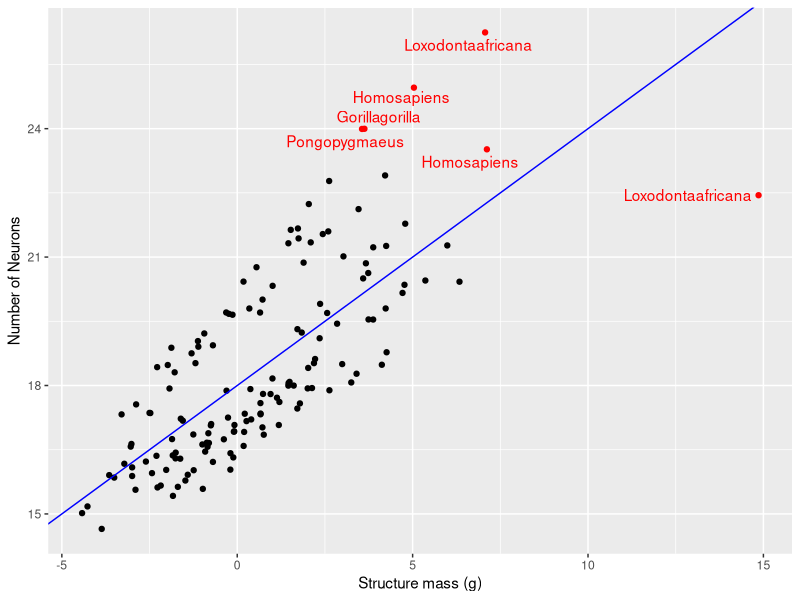
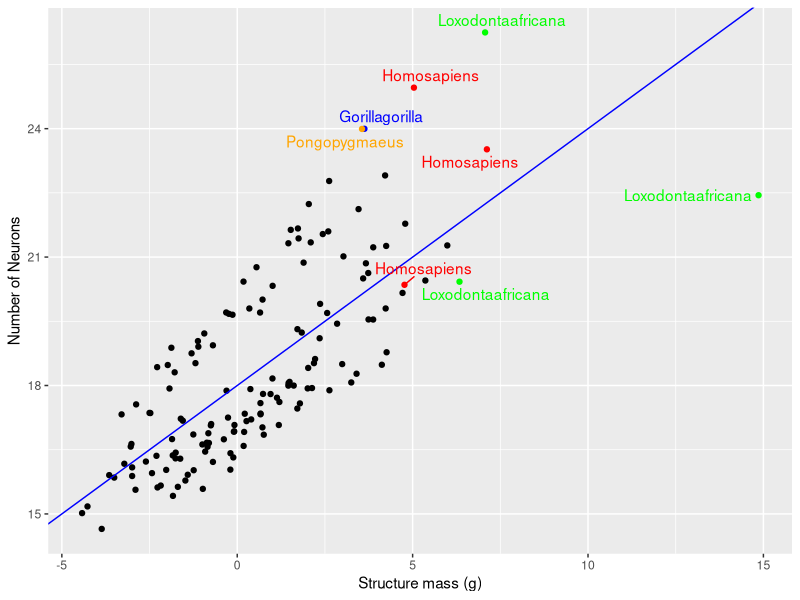
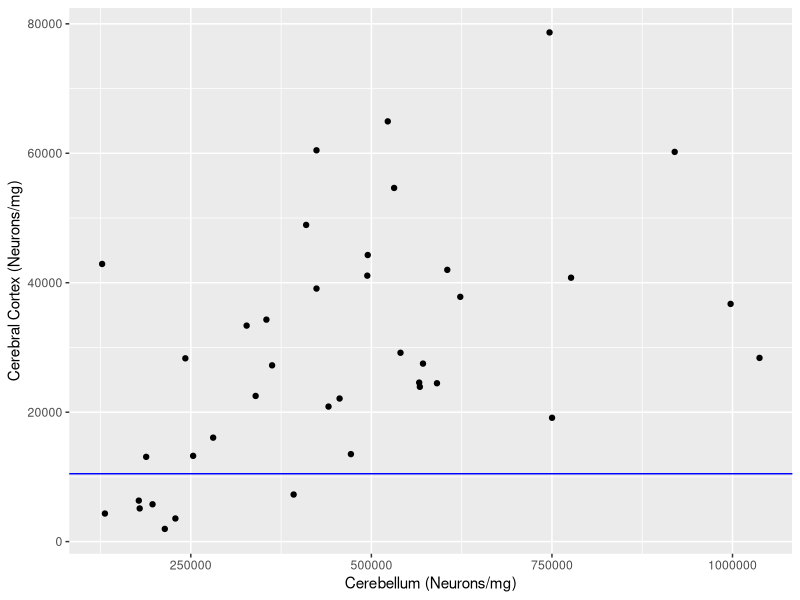

Here is the R script that generated these plots, in order:
## ---- chunk 1
knitr::opts_chunk$set(echo = TRUE)
library(ggplot2)
library(magrittr)
library(gdata)
library(ggrepel)

## ---- chunk 2
#load data

hh <- read.csv("../data/cleaned/herculano-houtzel-all.csv")

#Separating different brain areas

cerebellum_dat <- hh[which(hh$Brain_area == 'cerebellum'),]
cerebral_ctx_dat <- hh[which(hh$Brain_area == 'cerebral_ctx'), ]
olf_bulb_dat <- hh[which(hh$Brain_area == 'olf_bulb'), ]
whole_brain_dat <- hh[which(hh$Brain_area == 'whole_brain'), ]
rest_of_brain_dat <- hh[which(hh$Brain_area == 'rest_of_brain'), ]

## ---- chunk 3

#define reg_func for abline

reg_func <- lm(log(N_neurons) ~ log(Mass_g), data = hh)
coeff = coefficients(reg_func)
slp = round(coeff[2],1)
inp = round(coeff[1],1)

#equation of the regression line

eq = paste0("y = ", slp, "*x + ", inp)
## ---- chunk 4

#define x and y axis variables

wt <- log(hh$Mass_g)
neur <- log(hh$N_neurons)

#plot the data

hh %>%
    ggplot() +
    aes(x = wt, y = neur) +
    labs(x = "Structure mass (g)", y = "Number of Neurons") +
    geom_point(col = ifelse((wt > 2*IQR(wt)| neur> 7.5*IQR(neur)), "red", "black")) +
    geom_abline(intercept = inp, slope = slp, color = "blue", size = 0.5) +
    geom_text_repel(aes(label = ifelse((wt > 2*IQR(wt)| neur> 7.5*IQR(neur)), paste0(Species), "")), col = "red")
## ---- chunk 5

centerText(eq)

## ---- chunk 6
#plot same data with only 'homosapiens' labelled

hh %>%
    ggplot() +
    aes(x = wt, y = neur) +
    labs(x = "Structure mass (g)", y = "Number of Neurons") +
    geom_point(col = ifelse(hh$Species == "Homosapiens", "red",
                        (ifelse(hh$Species == "Gorillagorilla", "blue",
                            (ifelse(hh$Species == "Loxodontaafricana", "green",
                                (ifelse(hh$Species == "Pongopygmaeus", "orange", "black")))))))) +
    geom_abline(intercept = inp, slope = slp, color = "blue", size = 0.5) +
    geom_text_repel(aes(label = ifelse(hh$Species == "Homosapiens", paste0(Species),
                                (ifelse(hh$Species == "Gorillagorilla", paste0(Species),
                                (ifelse(hh$Species == "Loxodontaafricana", paste0(Species),
                                (ifelse(hh$Species == "Pongopygmaeus", paste0(Species), "")))))))),
                                      col = ifelse(hh$Species == "Homosapiens", "red",
                                          (ifelse(hh$Species == "Gorillagorilla", "blue",
                                          (ifelse(hh$Species == "Loxodontaafricana", "green",
                                          (ifelse(hh$Species == "Pongopygmaeus", "orange", "black"))))))))

## ---- chunk 7

#define a new dataset for this plot

cerebellum_neurons_permg <- data.frame(cerebellum_dat$Species, cerebellum_dat$Neurons_per_mg)
cerebral_ctx_neurons_permg <- data.frame(cerebral_ctx_dat$Species, cerebral_ctx_dat$Neurons_per_mg)
cerebellum_neurons_permg <- cerebellum_neurons_permg[-15, ]

Neurons_per_mg_of_two <- data.frame(cerebral_ctx_neurons_permg, cerebellum_neurons_permg$cerebellum_dat.Neurons_per_mg)
names(Neurons_per_mg_of_two) <- c("Species", "cerebral_ctx", "cerebellum")

#Creating slope and intercept

reg_func <- lm(Neurons_per_mg_of_two$cerebral_ctx ~ Neurons_per_mg_of_two$cerebellum, data = Neurons_per_mg_of_two)
coeff1 = coefficients(reg_func)
slp1 = round(coeff1[2])
inp1 = round(coeff1[1])

#plot the data

Neurons_per_mg_of_two %>%
    ggplot() +
    aes(x = Neurons_per_mg_of_two$cerebellum, y = Neurons_per_mg_of_two$cerebral_ctx) +
    labs(x = "Cerebellum (Neurons/mg)", y = "Cerebral Cortex (Neurons/mg)") +
    geom_point() +
    geom_abline(intercept = inp1, slope = slp1, color = "blue", size = 0.5)
